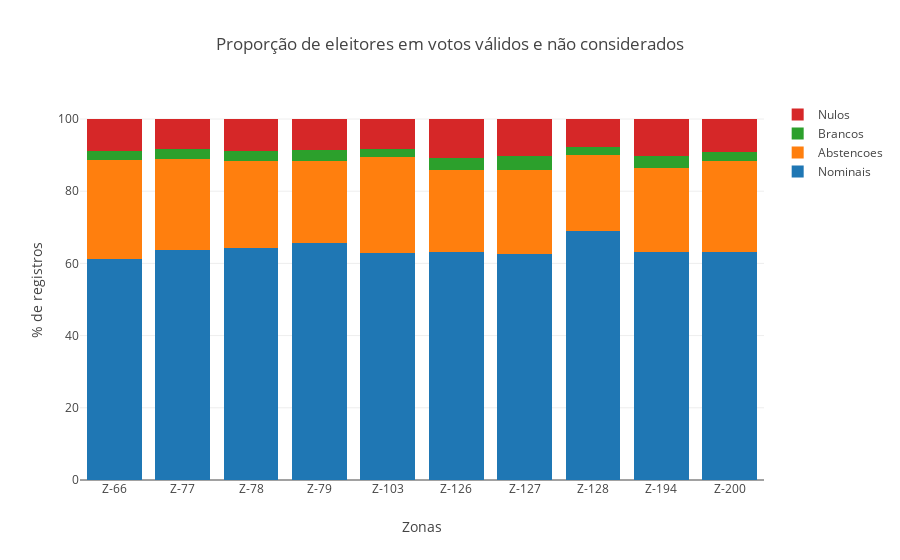

Notebook cell for this chart:
### Markdown cell above
#### Visualizando a divisão entre os não considerados

### Code cell
title = 'Proporção de eleitores em votos válidos e não considerados'
props = ['votos_nominais', 'abstencoes', 'votos_brancos', 'votos_nulos']
labels = { 'votos_nominais': 'Nominais', 'abstencoes' : 'Abstencoes', 'votos_brancos': 'Brancos', 'votos_nulos': 'Nulos' }
traces = generateDataToStackedBar(go=go, x=_zonas, props=props, labels=labels, df=agrupado_por_zona)
fig = generatedStackedBar(go=go, data=traces, title=title, x='Zonas', y='% de registros')
py.iplot(fig)

### Figure 1 — Plotly figure (JSON) as saved in the notebook; plotly's stock layout.template omitted (floating-point values rounded to 4 significant figures)
{"data": [{"name": "Nominais", "type": "bar", "uid": "b19b319c-e05b-11e8-b858-5cc9d399d62a", "x": ["Z-66", "Z-77", "Z-78", "Z-79", "Z-103", "Z-126", "Z-127", "Z-128", "Z-194", "Z-200"], "y": [61.33, 63.6, 64.35, 65.53, 62.75, 63.21, 62.72, 69.06, 63.15, 63.21]}, {"name": "Abstencoes", "type": "bar", "uid": "b19b319d-e05b-11e8-b858-5cc9d399d62a", "x": ["Z-66", "Z-77", "Z-78", "Z-79", "Z-103", "Z-126", "Z-127", "Z-128", "Z-194", "Z-200"], "y": [27.31, 25.42, 23.96, 22.92, 26.66, 22.65, 23.29, 20.97, 23.4, 25.2]}, {"name": "Brancos", "type": "bar", "uid": "b19b319e-e05b-11e8-b858-5cc9d399d62a", "x": ["Z-66", "Z-77", "Z-78", "Z-79", "Z-103", "Z-126", "Z-127", "Z-128", "Z-194", "Z-200"], "y": [2.413, 2.788, 2.719, 3.011, 2.244, 3.4, 3.757, 2.208, 3.087, 2.575]}, {"name": "Nulos", "type": "bar", "uid": "b19b319f-e05b-11e8-b858-5cc9d399d62a", "x": ["Z-66", "Z-77", "Z-78", "Z-79", "Z-103", "Z-126", "Z-127", "Z-128", "Z-194", "Z-200"], "y": [8.948, 8.201, 8.971, 8.541, 8.344, 10.74, 10.23, 7.77, 10.36, 9.014]}], "layout": {"barmode": "stack", "title": "Proporção de eleitores em votos válidos e não considerados", "xaxis": {"title": "Zonas"}, "yaxis": {"title": "% de registros"}}}
